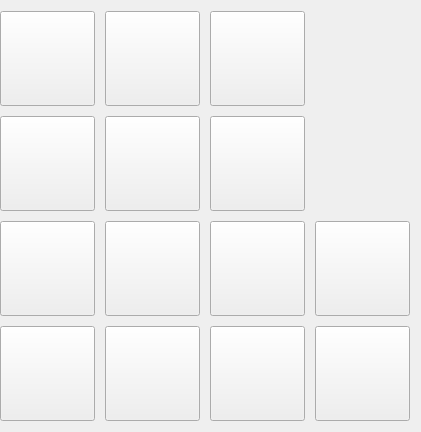
  <widget class="QWidget" name="gridLayoutWidget">
   <property name="geometry">
    <rect>
     <x>420</x>
     <y>360</y>
     <width>412</width>
     <height>421</height>
    </rect>
   </property>
   <property name="sizePolicy">
    <sizepolicy hsizetype="Minimum" vsizetype="Minimum">
     <horstretch>0</horstretch>
     <verstretch>0</verstretch>
    </sizepolicy>
   </property>
   <property name="minimumSize">
    <size>
     <width>150</width>
     <height>0</height>
    </size>
   </property>
   <property name="font">
    <font>
     <pointsize>40</pointsize>
    </font>
   </property>
   <property name="styleSheet">
    <string notr="true"/>
   </property>
   <layout class="QGridLayout" name="gridLayout" columnstretch="0,0,0,0">
    <property name="sizeConstraint">
     <enum>QLayout::SetFixedSize</enum>
    </property>
    <property name="leftMargin">
     <number>0</number>
    </property>
    <property name="spacing">
     <number>10</number>
    </property>
    <item row="0" column="1">
     <widget class="QPushButton" name="pushButton_2">
      <property name="sizePolicy">
       <sizepolicy hsizetype="Minimum" vsizetype="Minimum">
        <horstretch>0</horstretch>
        <verstretch>0</verstretch>
       </sizepolicy>
      </property>
      <property name="minimumSize">
       <size>
        <width>95</width>
        <height>95</height>
       </size>
      </property>
      <property name="maximumSize">
       <size>
        <width>95</width>
        <height>95</height>
       </size>
      </property>
      <property name="font">
       <font>
        <pointsize>40</pointsize>
       </font>
      </property>
      <property name="styleSheet">
       <string notr="true">border-image: url(:/pic/bt2_up.png);</string>
      </property>
      <property name="text">
       <string/>
      </property>
     </widget>
    </item>
    <item row="0" column="2">
     <widget class="QPushButton" name="pushButton_3">
      <property name="sizePolicy">
       <sizepolicy hsizetype="Minimum" vsizetype="Minimum">
        <horstretch>0</horstretch>
        <verstretch>0</verstretch>
       </sizepolicy>
      </property>
      <property name="minimumSize">
       <size>
        <width>95</width>
        <height>95</height>
       </size>
      </property>
      <property name="maximumSize">
       <size>
        <width>95</width>
        <height>95</height>
       </size>
      </property>
      <property name="font">
       <font>
        <pointsize>40</pointsize>
       </font>
      </property>
      <property name="styleSheet">
       <string notr="true">border-image: url(:/pic/bt3_up.png);</string>
      </property>
      <property name="text">
       <string/>
      </property>
     </widget>
    </item>
    <item row="1" column="0">
     <widget class="QPushButton" name="pushButton_4">
      <property name="sizePolicy">
       <sizepolicy hsizetype="Minimum" vsizetype="Minimum">
        <horstretch>0</horstretch>
        <verstretch>0</verstretch>
       </sizepolicy>
      </property>
      <property name="minimumSize">
       <size>
        <width>95</width>
        <height>95</height>
       </size>
      </property>
      <property name="maximumSize">
       <size>
        <width>95</width>
        <height>95</height>
       </size>
      </property>
      <property name="font">
       <font>
        <pointsize>40</pointsize>
       </font>
      </property>
      <property name="styleSheet">
       <string notr="true">border-image: url(:/pic/bt4_up.png);</string>
      </property>
      <property name="text">
       <string/>
      </property>
     </widget>
    </item>
    <item row="1" column="1">
     <widget class="QPushButton" name="pushButton_5">
      <property name="sizePolicy">
       <sizepolicy hsizetype="Minimum" vsizetype="Minimum">
        <horstretch>0</horstretch>
        <verstretch>0</verstretch>
       </sizepolicy>
      </property>
      <property name="minimumSize">
       <size>
        <width>95</width>
        <height>95</height>
       </size>
      </property>
      <property name="maximumSize">
       <size>
        <width>95</width>
        <height>95</height>
       </size>
      </property>
      <property name="font">
       <font>
        <pointsize>40</pointsize>
       </font>
      </property>
      <property name="styleSheet">
       <string notr="true">border-image: url(:/pic/bt5_up.png);</string>
      </property>
      <property name="text">
       <string/>
      </property>
     </widget>
    </item>
    <item row="1" column="2">
     <widget class="QPushButton" name="pushButton_6">
      <property name="sizePolicy">
       <sizepolicy hsizetype="Minimum" vsizetype="Minimum">
        <horstretch>0</horstretch>
        <verstretch>0</verstretch>
       </sizepolicy>
      </property>
      <property name="minimumSize">
       <size>
        <width>95</width>
        <height>95</height>
       </size>
      </property>
      <property name="maximumSize">
       <size>
        <width>95</width>
        <height>95</height>
       </size>
      </property>
      <property name="font">
       <font>
        <pointsize>40</pointsize>
       </font>
      </property>
      <property name="styleSheet">
       <string notr="true">border-image: url(:/pic/bt6_up.png);</string>
      </property>
      <property name="text">
       <string/>
      </property>
     </widget>
    </item>
    <item row="2" column="0">
     <widget class="QPushButton" name="pushButton_7">
      <property name="sizePolicy">
       <sizepolicy hsizetype="Minimum" vsizetype="Minimum">
        <horstretch>0</horstretch>
        <verstretch>0</verstretch>
       </sizepolicy>
      </property>
      <property name="minimumSize">
       <size>
        <width>95</width>
        <height>95</height>
       </size>
      </property>
      <property name="maximumSize">
       <size>
        <width>95</width>
        <height>95</height>
       </size>
      </property>
      <property name="font">
       <font>
        <pointsize>40</pointsize>
       </font>
      </property>
      <property name="styleSheet">
       <string notr="true">border-image: url(:/pic/bt7_up.png);</string>
      </property>
      <property name="text">
       <string/>
      </property>
     </widget>
    </item>
    <item row="2" column="1">
     <widget class="QPushButton" name="pushButton_8">
      <property name="sizePolicy">
       <sizepolicy hsizetype="Minimum" vsizetype="Minimum">
        <horstretch>0</horstretch>
        <verstretch>0</verstretch>
       </sizepolicy>
      </property>
      <property name="minimumSize">
       <size>
        <width>95</width>
        <height>95</height>
       </size>
      </property>
      <property name="maximumSize">
       <size>
        <width>95</width>
        <height>95</height>
       </size>
      </property>
      <property name="font">
       <font>
        <pointsize>40</pointsize>
       </font>
      </property>
      <property name="styleSheet">
       <string notr="true">border-image: url(:/pic/bt8_up.png);</string>
      </property>
      <property name="text">
       <string/>
      </property>
     </widget>
    </item>
    <item row="2" column="2">
     <widget class="QPushButton" name="pushButton_9">
      <property name="sizePolicy">
       <sizepolicy hsizetype="Minimum" vsizetype="Minimum">
        <horstretch>0</horstretch>
        <verstretch>0</verstretch>
       </sizepolicy>
      </property>
      <property name="minimumSize">
       <size>
        <width>95</width>
        <height>95</height>
       </size>
      </property>
      <property name="maximumSize">
       <size>
        <width>95</width>
        <height>95</height>
       </size>
      </property>
      <property name="font">
       <font>
        <pointsize>40</pointsize>
       </font>
      </property>
      <property name="styleSheet">
       <string notr="true">border-image: url(:/pic/bt9_up.png);</string>
      </property>
      <property name="text">
       <string/>
      </property>
     </widget>
    </item>
    <item row="0" column="0">
     <widget class="QPushButton" name="pushButton_1">
      <property name="enabled">
       <bool>true</bool>
      </property>
      <property name="sizePolicy">
       <sizepolicy hsizetype="Minimum" vsizetype="Minimum">
        <horstretch>0</horstretch>
        <verstretch>0</verstretch>
       </sizepolicy>
      </property>
      <property name="minimumSize">
       <size>
        <width>95</width>
        <height>95</height>
       </size>
      </property>
      <property name="maximumSize">
       <size>
        <width>95</width>
        <height>95</height>
       </size>
      </property>
      <property name="font">
       <font>
        <pointsize>40</pointsize>
       </font>
      </property>
      <property name="styleSheet">
       <string notr="true">border-image: url(:/pic/bt1_up.png);</string>
      </property>
      <property name="text">
       <string/>
      </property>
     </widget>
    </item>
    <item row="3" column="0">
     <widget class="QPushButton" name="pushButton_ac">
      <property name="sizePolicy">
       <sizepolicy hsizetype="Minimum" vsizetype="Minimum">
        <horstretch>0</horstretch>
        <verstretch>0</verstretch>
       </sizepolicy>
      </property>
      <property name="minimumSize">
       <size>
        <width>95</width>
        <height>95</height>
       </size>
      </property>
      <property name="maximumSize">
       <size>
        <width>95</width>
        <height>95</height>
       </size>
      </property>
      <property name="font">
       <font>
        <pointsize>40</pointsize>
       </font>
      </property>
      <property name="styleSheet">
       <string notr="true">border-image: url(:/pic/btac_up.png);</string>
      </property>
      <property name="text">
       <string/>
      </property>
     </widget>
    </item>
    <item row="3" column="1">
     <widget class="QPushButton" name="pushButton_0">
      <property name="sizePolicy">
       <sizepolicy hsizetype="Minimum" vsizetype="Minimum">
        <horstretch>0</horstretch>
        <verstretch>0</verstretch>
       </sizepolicy>
      </property>
      <property name="minimumSize">
       <size>
        <width>95</width>
        <height>95</height>
       </size>
      </property>
      <property name="maximumSize">
       <size>
        <width>95</width>
        <height>95</height>
       </size>
      </property>
      <property name="font">
       <font>
        <pointsize>40</pointsize>
       </font>
      </property>
      <property name="styleSheet">
       <string notr="true">border-image: url(:/pic/bt0_up.png);</string>
      </property>
      <property name="text">
       <string/>
      </property>
     </widget>
    </item>
    <item row="3" column="2">
     <widget class="QPushButton" name="pushButton_del">
      <property name="sizePolicy">
       <sizepolicy hsizetype="Minimum" vsizetype="Minimum">
        <horstretch>0</horstretch>
        <verstretch>0</verstretch>
       </sizepolicy>
      </property>
      <property name="minimumSize">
       <size>
        <width>95</width>
        <height>95</height>
       </size>
      </property>
      <property name="maximumSize">
       <size>
        <width>95</width>
        <height>95</height>
       </size>
      </property>
      <property name="font">
       <font>
        <pointsize>40</pointsize>
       </font>
      </property>
      <property name="styleSheet">
       <string notr="true">border-image: url(:/pic/btdel_up.png);</string>
      </property>
      <property name="text">
       <string/>
      </property>
     </widget>
    </item>
    <item row="3" column="3">
     <widget class="QPushButton" name="pushButton_minus">
      <property name="minimumSize">
       <size>
        <width>95</width>
        <height>95</height>
       </size>
      </property>
      <property name="maximumSize">
       <size>
        <width>95</width>
        <height>95</height>
       </size>
      </property>
      <property name="styleSheet">
       <string notr="true">border-image: url(:/pic/minus_up.png);</string>
      </property>
      <property name="text">
       <string/>
      </property>
     </widget>
    </item>
    <item row="2" column="3">
     <widget class="QPushButton" name="pushButton_colon">
      <property name="minimumSize">
       <size>
        <width>95</width>
        <height>95</height>
       </size>
      </property>
      <property name="maximumSize">
       <size>
        <width>95</width>
        <height>95</height>
       </size>
      </property>
      <property name="styleSheet">
       <string notr="true">border-image: url(:/pic/colon_down.png);</string>
      </property>
      <property name="text">
       <string/>
      </property>
     </widget>
    </item>
   </layout>
  </widget>
